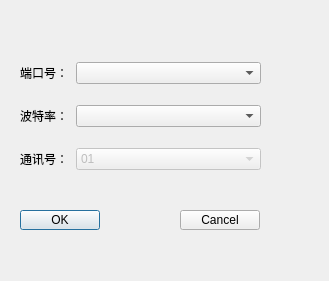
<?xml version="1.0" encoding="UTF-8"?>
<ui version="4.0">
 <class>SetPortDialog</class>
 <widget class="QDialog" name="SetPortDialog">
  <property name="geometry">
   <rect>
    <x>0</x>
    <y>0</y>
    <width>329</width>
    <height>281</height>
   </rect>
  </property>
  <property name="windowTitle">
   <string>设置</string>
  </property>
  <widget class="QPushButton" name="ps_ok">
   <property name="geometry">
    <rect>
     <x>20</x>
     <y>210</y>
     <width>80</width>
     <height>20</height>
    </rect>
   </property>
   <property name="text">
    <string>OK</string>
   </property>
  </widget>
  <widget class="QPushButton" name="ps_cancel">
   <property name="geometry">
    <rect>
     <x>180</x>
     <y>210</y>
     <width>80</width>
     <height>20</height>
    </rect>
   </property>
   <property name="text">
    <string>Cancel</string>
   </property>
  </widget>
  <widget class="QWidget" name="">
   <property name="geometry">
    <rect>
     <x>20</x>
     <y>47</y>
     <width>241</width>
     <height>141</height>
    </rect>
   </property>
   <layout class="QGridLayout" name="gridLayout">
    <item row="0" column="0">
     <widget class="QLabel" name="sp_com">
      <property name="minimumSize">
       <size>
        <width>50</width>
        <height>0</height>
       </size>
      </property>
      <property name="maximumSize">
       <size>
        <width>50</width>
        <height>16777215</height>
       </size>
      </property>
      <property name="text">
       <string>端口号：</string>
      </property>
     </widget>
    </item>
    <item row="0" column="1">
     <widget class="QComboBox" name="cbox_com">
      <property name="currentIndex">
       <number>0</number>
      </property>
      <item>
       <property name="text">
        <string/>
       </property>
      </item>
     </widget>
    </item>
    <item row="1" column="0">
     <widget class="QLabel" name="sp_baudrate">
      <property name="minimumSize">
       <size>
        <width>50</width>
        <height>0</height>
       </size>
      </property>
      <property name="maximumSize">
       <size>
        <width>50</width>
        <height>16777215</height>
       </size>
      </property>
      <property name="text">
       <string>波特率：</string>
      </property>
     </widget>
    </item>
    <item row="1" column="1">
     <widget class="QComboBox" name="cbox_baudrate">
      <property name="enabled">
       <bool>true</bool>
      </property>
      <property name="currentIndex">
       <number>-1</number>
      </property>
     </widget>
    </item>
    <item row="2" column="0">
     <widget class="QLabel" name="sp_communication">
      <property name="minimumSize">
       <size>
        <width>50</width>
        <height>0</height>
       </size>
      </property>
      <property name="maximumSize">
       <size>
        <width>50</width>
        <height>16777215</height>
       </size>
      </property>
      <property name="text">
       <string>通讯号：</string>
      </property>
     </widget>
    </item>
    <item row="2" column="1">
     <widget class="QComboBox" name="cbox_sp_communication">
      <property name="enabled">
       <bool>false</bool>
      </property>
      <property name="currentIndex">
       <number>1</number>
      </property>
      <item>
       <property name="text">
        <string>00</string>
       </property>
      </item>
      <item>
       <property name="text">
        <string>01</string>
       </property>
      </item>
      <item>
       <property name="text">
        <string>02</string>
       </property>
      </item>
      <item>
       <property name="text">
        <string>03</string>
       </property>
      </item>
     </widget>
    </item>
   </layout>
  </widget>
 </widget>
 <resources/>
 <connections/>
</ui>
